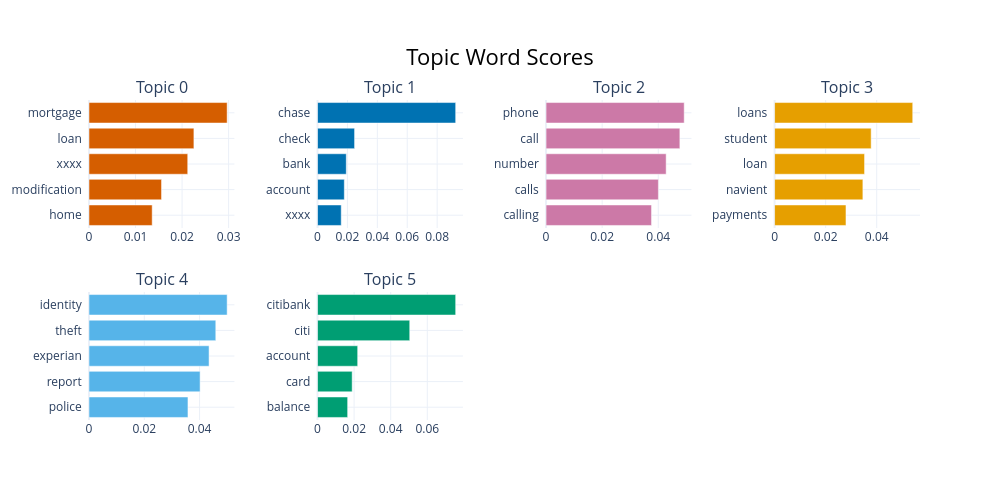

Write notebook code for a chart like this one.
### Code cell
model.visualize_barchart(top_n_topics=6)

### Figure 1 — Plotly figure (JSON) as saved in the notebook; plotly's stock layout.template omitted (floating-point values rounded to 4 significant figures)
{"data": [{"marker": {"color": "#D55E00"}, "orientation": "h", "type": "bar", "x": [0.01358, 0.01559, 0.02122, 0.02254, 0.02969], "xaxis": "x", "y": ["home  ", "modification  ", "xxxx  ", "loan  ", "mortgage  "], "yaxis": "y"}, {"marker": {"color": "#0072B2"}, "orientation": "h", "type": "bar", "x": [0.01585, 0.01791, 0.01924, 0.02477, 0.09239], "xaxis": "x2", "y": ["xxxx  ", "account  ", "bank  ", "check  ", "chase  "], "yaxis": "y2"}, {"marker": {"color": "#CC79A7"}, "orientation": "h", "type": "bar", "x": [0.0376, 0.04004, 0.04281, 0.0477, 0.04925], "xaxis": "x3", "y": ["calling  ", "calls  ", "number  ", "call  ", "phone  "], "yaxis": "y3"}, {"marker": {"color": "#E69F00"}, "orientation": "h", "type": "bar", "x": [0.02796, 0.03458, 0.03523, 0.03782, 0.0541], "xaxis": "x4", "y": ["payments  ", "navient  ", "loan  ", "student  ", "loans  "], "yaxis": "y4"}, {"marker": {"color": "#56B4E9"}, "orientation": "h", "type": "bar", "x": [0.03579, 0.04019, 0.04342, 0.04586, 0.04997], "xaxis": "x5", "y": ["police  ", "report  ", "experian  ", "theft  ", "identity  "], "yaxis": "y5"}, {"marker": {"color": "#009E73"}, "orientation": "h", "type": "bar", "x": [0.01647, 0.01894, 0.02195, 0.0504, 0.07552], "xaxis": "x6", "y": ["balance  ", "card  ", "account  ", "citi  ", "citibank  "], "yaxis": "y6"}], "layout": {"annotations": [{"font": {"size": 16}, "showarrow": false, "text": "Topic 0", "x": 0.0875, "xanchor": "center", "xref": "paper", "y": 1, "yanchor": "bottom", "yref": "paper"}, {"font": {"size": 16}, "showarrow": false, "text": "Topic 1", "x": 0.3625, "xanchor": "center", "xref": "paper", "y": 1, "yanchor": "bottom", "yref": "paper"}, {"font": {"size": 16}, "showarrow": false, "text": "Topic 2", "x": 0.6375, "xanchor": "center", "xref": "paper", "y": 1, "yanchor": "bottom", "yref": "paper"}, {"font": {"size": 16}, "showarrow": false, "text": "Topic 3", "x": 0.9125, "xanchor": "center", "xref": "paper", "y": 1, "yanchor": "bottom", "yref": "paper"}, {"font": {"size": 16}, "showarrow": false, "text": "Topic 4", "x": 0.0875, "xanchor": "center", "xref": "paper", "y": 0.4, "yanchor": "bottom", "yref": "paper"}, {"font": {"size": 16}, "showarrow": false, "text": "Topic 5", "x": 0.3625, "xanchor": "center", "xref": "paper", "y": 0.4, "yanchor": "bottom", "yref": "paper"}], "height": 500, "hoverlabel": {"bgcolor": "white", "font": {"family": "Rockwell", "size": 16}}, "showlegend": false, "title": {"font": {"color": "Black", "size": 22}, "text": "Topic Word Scores", "x": 0.5, "xanchor": "center", "yanchor": "top"}, "width": 1000, "xaxis": {"anchor": "y", "domain": [0, 0.175], "showgrid": true}, "xaxis2": {"anchor": "y2", "domain": [0.275, 0.45], "showgrid": true}, "xaxis3": {"anchor": "y3", "domain": [0.55, 0.725], "showgrid": true}, "xaxis4": {"anchor": "y4", "domain": [0.825, 1], "showgrid": true}, "xaxis5": {"anchor": "y5", "domain": [0, 0.175], "showgrid": true}, "xaxis6": {"anchor": "y6", "domain": [0.275, 0.45], "showgrid": true}, "xaxis7": {"anchor": "y7", "domain": [0.55, 0.725], "showgrid": true}, "xaxis8": {"anchor": "y8", "domain": [0.825, 1], "showgrid": true}, "yaxis": {"anchor": "x", "domain": [0.6, 1], "showgrid": true}, "yaxis2": {"anchor": "x2", "domain": [0.6, 1], "showgrid": true}, "yaxis3": {"anchor": "x3", "domain": [0.6, 1], "showgrid": true}, "yaxis4": {"anchor": "x4", "domain": [0.6, 1], "showgrid": true}, "yaxis5": {"anchor": "x5", "domain": [0, 0.4], "showgrid": true}, "yaxis6": {"anchor": "x6", "domain": [0, 0.4], "showgrid": true}, "yaxis7": {"anchor": "x7", "domain": [0, 0.4], "showgrid": true}, "yaxis8": {"anchor": "x8", "domain": [0, 0.4], "showgrid": true}}}
